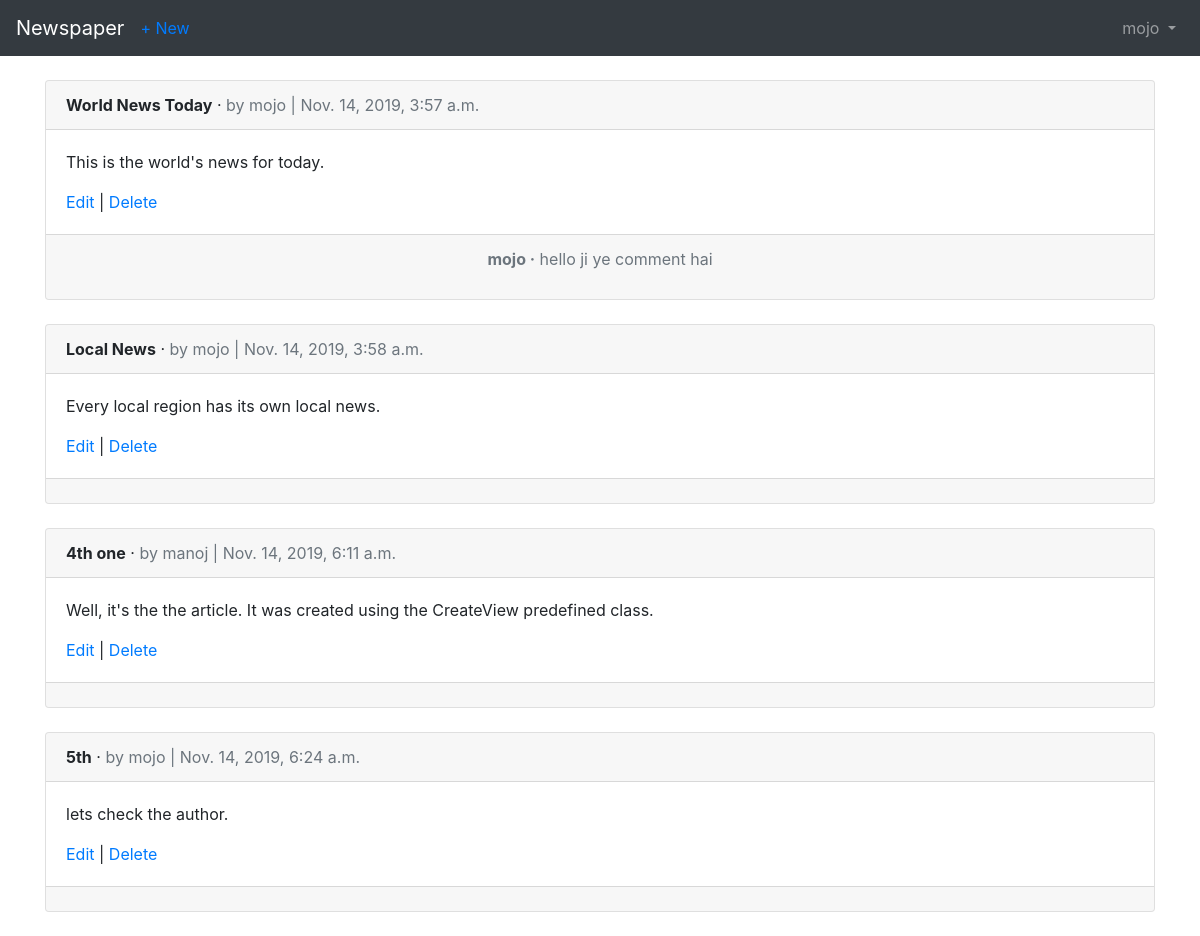
The page /articles/ (signed in) on the database its author committed.
### users/models.py (models this page shows)
class CustomUser(AbstractUser):
    age = models.PositiveIntegerField(default = 0)

### articles/models.py (models this page shows, shortened)
class Article(models.Model):
    title = models.CharField(max_length = 255)
    body = models.TextField()
    date = models.DateTimeField(auto_now_add=True)
    author = models.ForeignKey(get_user_model(),on_delete=models.CASCADE)

class Comment(models.Model):
    article = models.ForeignKey(Article, on_delete = models.CASCADE, related_name='comments')
    comment = models.CharField(max_length = 140)
    author = models.ForeignKey(get_user_model(),on_delete=models.CASCADE)
    def __str__(self):
        return self.comment

### articles/views.py (the view)
# urls.py: path('', views.ArticleListView.as_view(), name='article_list'),
class ArticleListView(LoginRequiredMixin, ListView):
    model = models.Article
    template_name = 'article_list.html'
    login_url = 'login'

### templates/article_list.html (shortened to what this page needs)
{% extends 'base.html' %}
{% block content %}
{% for article in  object_list %}
<div class="card">
  <div class="card-header">
    <span class="font-weight-bold">{{article.title}}</span> &middot;
    <span class="text-muted">by {{article.author}} | {{article.date}}</span>
  </div>
  <div class="card-body">
    <p>{{article.body}}</p>
    <a href="{% url 'article_edit' article.pk %}">Edit</a> | <a href="{% url 'article_delete' article.pk %}">Delete</a>
  </div>
  <div class="card-footer text-center text-muted">
    {% for comment in article.comments.all %}
  <p>
    <span class="font-weight-bold">{{comment.author}} &middot</span>
    {{comment}}
  </p>
  {% endfor %}
  </div>
</div>
<br />
{% endfor %}
{% endblock %}

### templates/base.html (shortened to what this page needs)
<!doctype html>
<html lang="en">
<head>
<link rel="stylesheet" href="https://maxcdn.bootstrapcdn.com/bootstrap/4.0.0/css\
/bootstrap.min.css" integrity="sha384-Gn5384xqQ1aoWXA+058RXPxPg6fy4IWvTNh0E263XmFcJl\
SAwiGgFAW/dAiS6JXm">
</head>
<body>
<nav class="navbar navbar-expand-md navbar-dark bg-dark mb-4">
<a class="navbar-brand" href="{% url 'home' %}">Newspaper</a>
{% if user.is_authenticated %}
<ul class="navbar-nav mr-auto">
  <li class="nav-item">
   <a href="{% url 'article_new' %}">+ New</a>
  </li>
</ul>
{% endif %}
<div class="collapse navbar-collapse" id="navbarCollapse">
{% if user.is_authenticated %}
<ul class="navbar-nav ml-auto">
<li class="nav-item">
<a class="nav-link dropdown-toggle" href="#" id="userMenu" data-toggle\
="dropdown" aria-haspopup="true" aria-expanded="false">
{{ user.username }}
</a>
</li>
</ul>
{% else %}
<form class="form-inline ml-auto">
<a href="{% url 'login' %}" class="btn btn-outline-secondary">Log in</a>
<a href="{% url 'signup' %}" class="btn btn-primary ml-2">Sign up</a>
</form>
{% endif %}
</div>
</nav>
<div class="container">
{% block content %}
{% endblock %}
</div>
</body>
</html>

### rows shown on the page
CustomUser: username "mojo"
Article: title "World News Today", author "mojo", date "Nov. 14, 2019, 3:57 a.m.", body "This is the world's news for today."
Comment: author "mojo", comment "hello ji ye comment hai"
Article: title "Local News", author "mojo", date "Nov. 14, 2019, 3:58 a.m.", body "Every local region has its own local news."
Article: title "4th one", author "manoj", date "Nov. 14, 2019, 6:11 a.m.", body "Well, it's the the article. It was created using the CreateView predefined class."
Article: title "5th", author "mojo", date "Nov. 14, 2019, 6:24 a.m.", body "lets check the author."
